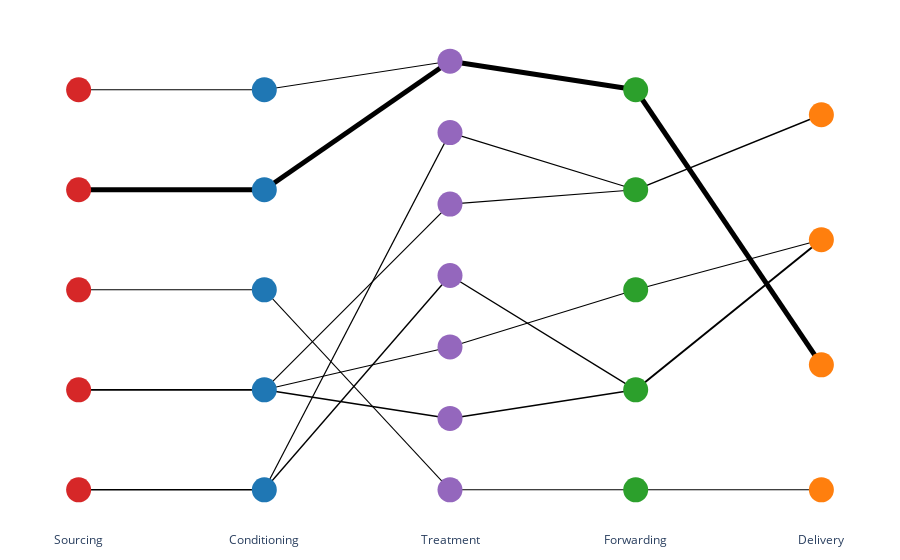

Notebook code for this chart:
### Code cell
input5_solution.ivisualize()

### Figure 1 — Plotly figure (JSON) as saved in the notebook; plotly's stock layout.template omitted (floating-point values rounded to 4 significant figures)
{"data": [{"line": {"color": "black", "width": 1.398}, "mode": "lines", "type": "scatter", "x": [0.25, 0.5, null], "y": [0, 0.4286, null]}, {"hovertemplate": "%{text}", "marker": {"color": "black", "opacity": 0, "size": 20}, "mode": "markers", "text": ["Amount: 712.0"], "type": "scatter", "x": [0.375], "y": [0.2143]}, {"line": {"color": "black", "width": 1.183}, "mode": "lines", "type": "scatter", "x": [0.25, 0.5, null], "y": [0, 0.7143, null]}, {"hovertemplate": "%{text}", "marker": {"color": "black", "opacity": 0, "size": 20}, "mode": "markers", "text": ["Amount: 352.81"], "type": "scatter", "x": [0.375], "y": [0.3571]}, {"line": {"color": "black", "width": 1.518}, "mode": "lines", "type": "scatter", "x": [0.25, 0.5, null], "y": [0.2, 0.1429, null]}, {"hovertemplate": "%{text}", "marker": {"color": "black", "opacity": 0, "size": 20}, "mode": "markers", "text": ["Amount: 911.48"], "type": "scatter", "x": [0.375], "y": [0.1714]}, {"line": {"color": "black", "width": 1.11}, "mode": "lines", "type": "scatter", "x": [0.25, 0.5, null], "y": [0.2, 0.2857, null]}, {"hovertemplate": "%{text}", "marker": {"color": "black", "opacity": 0, "size": 20}, "mode": "markers", "text": ["Amount: 231.05"], "type": "scatter", "x": [0.375], "y": [0.2429]}, {"line": {"color": "black", "width": 1.164}, "mode": "lines", "type": "scatter", "x": [0.25, 0.5, null], "y": [0.2, 0.5714, null]}, {"hovertemplate": "%{text}", "marker": {"color": "black", "opacity": 0, "size": 20}, "mode": "markers", "text": ["Amount: 320.29"], "type": "scatter", "x": [0.375], "y": [0.3857]}, {"line": {"color": "black", "width": 1.046}, "mode": "lines", "type": "scatter", "x": [0.25, 0.5, null], "y": [0.4, 0, null]}, {"hovertemplate": "%{text}", "marker": {"color": "black", "opacity": 0, "size": 20}, "mode": "markers", "text": ["Amount: 124.3"], "type": "scatter", "x": [0.375], "y": [0.2]}, {"line": {"color": "black", "width": 4.972}, "mode": "lines", "type": "scatter", "x": [0.25, 0.5, null], "y": [0.6, 0.8571, null]}, {"hovertemplate": "%{text}", "marker": {"color": "black", "opacity": 0, "size": 20}, "mode": "markers", "text": ["Amount: 6675.88"], "type": "scatter", "x": [0.375], "y": [0.7286]}, {"line": {"color": "black", "width": 1}, "mode": "lines", "type": "scatter", "x": [0.25, 0.5, null], "y": [0.8, 0.8571, null]}, {"hovertemplate": "%{text}", "marker": {"color": "black", "opacity": 0, "size": 20}, "mode": "markers", "text": ["Amount: 47.19"], "type": "scatter", "x": [0.375], "y": [0.8286]}, {"line": {"color": "black", "width": 1.046}, "mode": "lines", "type": "scatter", "x": [0.75, 1, null], "y": [0, 0, null]}, {"hovertemplate": "%{text}", "marker": {"color": "black", "opacity": 0, "size": 20}, "mode": "markers", "text": ["Amount: 124.3"], "type": "scatter", "x": [0.875], "y": [0]}, {"line": {"color": "black", "width": 1.944}, "mode": "lines", "type": "scatter", "x": [0.75, 1, null], "y": [0.2, 0.5, null]}, {"hovertemplate": "%{text}", "marker": {"color": "black", "opacity": 0, "size": 20}, "mode": "markers", "text": ["Amount: 1623.48"], "type": "scatter", "x": [0.875], "y": [0.35]}, {"line": {"color": "black", "width": 1.11}, "mode": "lines", "type": "scatter", "x": [0.75, 1, null], "y": [0.4, 0.5, null]}, {"hovertemplate": "%{text}", "marker": {"color": "black", "opacity": 0, "size": 20}, "mode": "markers", "text": ["Amount: 231.05"], "type": "scatter", "x": [0.875], "y": [0.45]}, {"line": {"color": "black", "width": 1.375}, "mode": "lines", "type": "scatter", "x": [0.75, 1, null], "y": [0.6, 0.75, null]}, {"hovertemplate": "%{text}", "marker": {"color": "black", "opacity": 0, "size": 20}, "mode": "markers", "text": ["Amount: 673.1"], "type": "scatter", "x": [0.875], "y": [0.675]}, {"line": {"color": "black", "width": 5}, "mode": "lines", "type": "scatter", "x": [0.75, 1, null], "y": [0.8, 0.25, null]}, {"hovertemplate": "%{text}", "marker": {"color": "black", "opacity": 0, "size": 20}, "mode": "markers", "text": ["Amount: 6723.07"], "type": "scatter", "x": [0.875], "y": [0.525]}, {"line": {"color": "black", "width": 1.61}, "mode": "lines", "type": "scatter", "x": [0, 0.25, null], "y": [0, 0, null]}, {"hovertemplate": "%{text}", "marker": {"color": "black", "opacity": 0, "size": 20}, "mode": "markers", "text": ["Amount: 1064.81"], "type": "scatter", "x": [0.125], "y": [0]}, {"line": {"color": "black", "width": 1.848}, "mode": "lines", "type": "scatter", "x": [0, 0.25, null], "y": [0.2, 0.2, null]}, {"hovertemplate": "%{text}", "marker": {"color": "black", "opacity": 0, "size": 20}, "mode": "markers", "text": ["Amount: 1462.82"], "type": "scatter", "x": [0.125], "y": [0.2]}, {"line": {"color": "black", "width": 1.046}, "mode": "lines", "type": "scatter", "x": [0, 0.25, null], "y": [0.4, 0.4, null]}, {"hovertemplate": "%{text}", "marker": {"color": "black", "opacity": 0, "size": 20}, "mode": "markers", "text": ["Amount: 124.3"], "type": "scatter", "x": [0.125], "y": [0.4]}, {"line": {"color": "black", "width": 4.972}, "mode": "lines", "type": "scatter", "x": [0, 0.25, null], "y": [0.6, 0.6, null]}, {"hovertemplate": "%{text}", "marker": {"color": "black", "opacity": 0, "size": 20}, "mode": "markers", "text": ["Amount: 6675.88"], "type": "scatter", "x": [0.125], "y": [0.6]}, {"line": {"color": "black", "width": 1}, "mode": "lines", "type": "scatter", "x": [0, 0.25, null], "y": [0.8, 0.8, null]}, {"hovertemplate": "%{text}", "marker": {"color": "black", "opacity": 0, "size": 20}, "mode": "markers", "text": ["Amount: 47.19"], "type": "scatter", "x": [0.125], "y": [0.8]}, {"line": {"color": "black", "width": 1.046}, "mode": "lines", "type": "scatter", "x": [0.5, 0.75, null], "y": [0, 0, null]}, {"hovertemplate": "%{text}", "marker": {"color": "black", "opacity": 0, "size": 20}, "mode": "markers", "text": ["Amount: 124.3"], "type": "scatter", "x": [0.625], "y": [0]}, {"line": {"color": "black", "width": 1.518}, "mode": "lines", "type": "scatter", "x": [0.5, 0.75, null], "y": [0.1429, 0.2, null]}, {"hovertemplate": "%{text}", "marker": {"color": "black", "opacity": 0, "size": 20}, "mode": "markers", "text": ["Amount: 911.48"], "type": "scatter", "x": [0.625], "y": [0.1714]}, {"line": {"color": "black", "width": 1.11}, "mode": "lines", "type": "scatter", "x": [0.5, 0.75, null], "y": [0.2857, 0.4, null]}, {"hovertemplate": "%{text}", "marker": {"color": "black", "opacity": 0, "size": 20}, "mode": "markers", "text": ["Amount: 231.05"], "type": "scatter", "x": [0.625], "y": [0.3429]}, {"line": {"color": "black", "width": 1.398}, "mode": "lines", "type": "scatter", "x": [0.5, 0.75, null], "y": [0.4286, 0.2, null]}, {"hovertemplate": "%{text}", "marker": {"color": "black", "opacity": 0, "size": 20}, "mode": "markers", "text": ["Amount: 712.0"], "type": "scatter", "x": [0.625], "y": [0.3143]}, {"line": {"color": "black", "width": 1.164}, "mode": "lines", "type": "scatter", "x": [0.5, 0.75, null], "y": [0.5714, 0.6, null]}, {"hovertemplate": "%{text}", "marker": {"color": "black", "opacity": 0, "size": 20}, "mode": "markers", "text": ["Amount: 320.29"], "type": "scatter", "x": [0.625], "y": [0.5857]}, {"line": {"color": "black", "width": 1.183}, "mode": "lines", "type": "scatter", "x": [0.5, 0.75, null], "y": [0.7143, 0.6, null]}, {"hovertemplate": "%{text}", "marker": {"color": "black", "opacity": 0, "size": 20}, "mode": "markers", "text": ["Amount: 352.81"], "type": "scatter", "x": [0.625], "y": [0.6571]}, {"line": {"color": "black", "width": 5}, "mode": "lines", "type": "scatter", "x": [0.5, 0.75, null], "y": [0.8571, 0.8, null]}, {"hovertemplate": "%{text}", "marker": {"color": "black", "opacity": 0, "size": 20}, "mode": "markers", "text": ["Amount: 6723.07"], "type": "scatter", "x": [0.625], "y": [0.8286]}, {"hovertemplate": "%{text}", "marker": {"color": "#1f77b4", "size": 25}, "mode": "markers", "text": ["Id: 0<br>Process: Conditioning<br>Location: FRANCE<br>Amount: 1064.81<br>Week: 1"], "type": "scatter", "x": [0.25], "y": [0]}, {"hovertemplate": "%{text}", "marker": {"color": "#1f77b4", "size": 25}, "mode": "markers", "text": ["Id: 1<br>Process: Conditioning<br>Location: ITALY<br>Amount: 1462.82<br>Week: 1"], "type": "scatter", "x": [0.25], "y": [0.2]}, {"hovertemplate": "%{text}", "marker": {"color": "#1f77b4", "size": 25}, "mode": "markers", "text": ["Id: 2<br>Process: Conditioning<br>Location: AUSTRIA<br>Amount: 124.3<br>Week: 1"], "type": "scatter", "x": [0.25], "y": [0.4]}, {"hovertemplate": "%{text}", "marker": {"color": "#1f77b4", "size": 25}, "mode": "markers", "text": ["Id: 3<br>Process: Conditioning<br>Location: AUSTRIA<br>Amount: 6675.88<br>Week: 1"], "type": "scatter", "x": [0.25], "y": [0.6]}, {"hovertemplate": "%{text}", "marker": {"color": "#1f77b4", "size": 25}, "mode": "markers", "text": ["Id: 4<br>Process: Conditioning<br>Location: AUSTRIA<br>Amount: 47.19<br>Week: 1"], "type": "scatter", "x": [0.25], "y": [0.8]}, {"hovertemplate": "%{text}", "marker": {"color": "#ff7f0e", "size": 25}, "mode": "markers", "text": ["Id: 5<br>Process: Delivery<br>Location: TURKEY<br>Amount: 124.3<br>Week: 13"], "type": "scatter", "x": [1], "y": [0]}, {"hovertemplate": "%{text}", "marker": {"color": "#ff7f0e", "size": 25}, "mode": "markers", "text": ["Id: 6<br>Process: Delivery<br>Location: TURKEY<br>Amount: 6723.07<br>Week: 18"], "type": "scatter", "x": [1], "y": [0.25]}, {"hovertemplate": "%{text}", "marker": {"color": "#ff7f0e", "size": 25}, "mode": "markers", "text": ["Id: 7<br>Process: Delivery<br>Location: TURKEY<br>Amount: 1854.53<br>Week: 23"], "type": "scatter", "x": [1], "y": [0.5]}, {"hovertemplate": "%{text}", "marker": {"color": "#ff7f0e", "size": 25}, "mode": "markers", "text": ["Id: 8<br>Process: Delivery<br>Location: TURKEY<br>Amount: 673.1<br>Week: 24"], "type": "scatter", "x": [1], "y": [0.75]}, {"hovertemplate": "%{text}", "marker": {"color": "#2ca02c", "size": 25}, "mode": "markers", "text": ["Id: 9<br>Process: Forwarding<br>Location: ITALY<br>Amount: 124.3<br>Week: 8"], "type": "scatter", "x": [0.75], "y": [0]}, {"hovertemplate": "%{text}", "marker": {"color": "#2ca02c", "size": 25}, "mode": "markers", "text": ["Id: 10<br>Process: Forwarding<br>Location: TURKEY<br>Amount: 1623.48<br>Week: 11"], "type": "scatter", "x": [0.75], "y": [0.2]}, {"hovertemplate": "%{text}", "marker": {"color": "#2ca02c", "size": 25}, "mode": "markers", "text": ["Id: 11<br>Process: Forwarding<br>Location: TURKEY<br>Amount: 231.05<br>Week: 12"], "type": "scatter", "x": [0.75], "y": [0.4]}, {"hovertemplate": "%{text}", "marker": {"color": "#2ca02c", "size": 25}, "mode": "markers", "text": ["Id: 12<br>Process: Forwarding<br>Location: TURKEY<br>Amount: 673.1<br>Week: 14"], "type": "scatter", "x": [0.75], "y": [0.6]}, {"hovertemplate": "%{text}", "marker": {"color": "#2ca02c", "size": 25}, "mode": "markers", "text": ["Id: 13<br>Process: Forwarding<br>Location: ITALY<br>Amount: 6723.07<br>Week: 14"], "type": "scatter", "x": [0.75], "y": [0.8]}, {"hovertemplate": "%{text}", "marker": {"color": "#d62728", "size": 25}, "mode": "markers", "text": ["Id: 14<br>Process: Sourcing<br>Location: FRANCE<br>Amount: 1064.81<br>Week: 1"], "type": "scatter", "x": [0], "y": [0]}, {"hovertemplate": "%{text}", "marker": {"color": "#d62728", "size": 25}, "mode": "markers", "text": ["Id: 15<br>Process: Sourcing<br>Location: ITALY<br>Amount: 1462.82<br>Week: 1"], "type": "scatter", "x": [0], "y": [0.2]}, {"hovertemplate": "%{text}", "marker": {"color": "#d62728", "size": 25}, "mode": "markers", "text": ["Id: 16<br>Process: Sourcing<br>Location: AUSTRIA<br>Amount: 124.3<br>Week: 1"], "type": "scatter", "x": [0], "y": [0.4]}, {"hovertemplate": "%{text}", "marker": {"color": "#d62728", "size": 25}, "mode": "markers", "text": ["Id: 17<br>Process: Sourcing<br>Location: ROMANIA<br>Amount: 6675.88<br>Week: 1"], "type": "scatter", "x": [0], "y": [0.6]}, {"hovertemplate": "%{text}", "marker": {"color": "#d62728", "size": 25}, "mode": "markers", "text": ["Id: 18<br>Process: Sourcing<br>Location: SLOVENIA<br>Amount: 47.19<br>Week: 1"], "type": "scatter", "x": [0], "y": [0.8]}, {"hovertemplate": "%{text}", "marker": {"color": "#9467bd", "size": 25}, "mode": "markers", "text": ["Id: 19<br>Process: Treatment<br>Location: SLOVENIA<br>Amount: 124.3<br>Week: 4"], "type": "scatter", "x": [0.5], "y": [0]}, {"hovertemplate": "%{text}", "marker": {"color": "#9467bd", "size": 25}, "mode": "markers", "text": ["Id: 20<br>Process: Treatment<br>Location: FRANCE<br>Amount: 911.48<br>Week: 5"], "type": "scatter", "x": [0.5], "y": [0.1429]}, {"hovertemplate": "%{text}", "marker": {"color": "#9467bd", "size": 25}, "mode": "markers", "text": ["Id: 21<br>Process: Treatment<br>Location: ITALY<br>Amount: 231.05<br>Week: 6"], "type": "scatter", "x": [0.5], "y": [0.2857]}, {"hovertemplate": "%{text}", "marker": {"color": "#9467bd", "size": 25}, "mode": "markers", "text": ["Id: 22<br>Process: Treatment<br>Location: FRANCE<br>Amount: 712.0<br>Week: 7"], "type": "scatter", "x": [0.5], "y": [0.4286]}, {"hovertemplate": "%{text}", "marker": {"color": "#9467bd", "size": 25}, "mode": "markers", "text": ["Id: 23<br>Process: Treatment<br>Location: FRANCE<br>Amount: 320.29<br>Week: 9"], "type": "scatter", "x": [0.5], "y": [0.5714]}, {"hovertemplate": "%{text}", "marker": {"color": "#9467bd", "size": 25}, "mode": "markers", "text": ["Id: 24<br>Process: Treatment<br>Location: FRANCE<br>Amount: 352.81<br>Week: 10"], "type": "scatter", "x": [0.5], "y": [0.7143]}, {"hovertemplate": "%{text}", "marker": {"color": "#9467bd", "size": 25}, "mode": "markers", "text": ["Id: 25<br>Process: Treatment<br>Location: SLOVENIA<br>Amount: 6723.07<br>Week: 10"], "type": "scatter", "x": [0.5], "y": [0.8571]}], "layout": {"hovermode": "closest", "margin": {"b": 20, "l": 20, "r": 20, "t": 20}, "plot_bgcolor": "white", "showlegend": false, "width": 900, "xaxis": {"tickmode": "array", "ticktext": ["Sourcing", "Conditioning", "Treatment", "Forwarding", "Delivery"], "tickvals": [0, 0.25, 0.5, 0.75, 1]}, "yaxis": {"visible": false}}}
